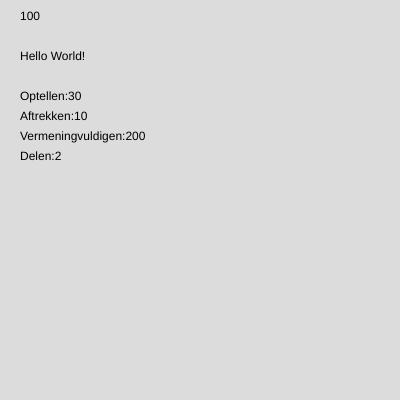
Frame 1 (no input)
Frame 60 (no input): identical to frame 1, image omitted
Frame 120 (the mouse pressed at the canvas centre since frame 60): identical to frame 1, image omitted

The p5.js sketch that drew this single still picture (run headless with seeded random() and noise() and a simulated clock; from frame 60 on, the mouse is pressed at the canvas centre):

// p5.js sketch
// ── sketch.js
function setup() {
  createCanvas(400, 400);
}

function draw() {
  background(220);

// Hier staat de Variabelen
let x = 100;
let a = 20;
let b = 10;

// Dit is het Greeting Variabel
let greeting = "Hello World!";

// Deze vier Variabelen zijn speciaal doordat wij hen later gaan defineren, ze hebben eigenlijk geen waardes om zijn eigen
let optellen;
let aftrekken;
let vermeningvuldigen;
let delen;

// Hier defineren wij de vorige fier Variabelen door specifieke situaties met de twee variabelen "a" en "b" te gebruiken zoals optellen, aftrekken, etc.
optellen = a + b;
aftrekken = a - b;
vermeningvuldigen = a * b;
delen = a / b;

text(x, 20, 20);

// Hier tonen wij het Greeting Variabel
text(greeting, 20, 60);

// Hier tonen wij het resultaten van onze rekeningen
text("Optellen:" + optellen, 20, 100);
text("Aftrekken:" + aftrekken, 20, 120);
text("Vermeningvuldigen:" + vermeningvuldigen, 20, 140);
text("Delen:" + delen, 20, 160);
}
